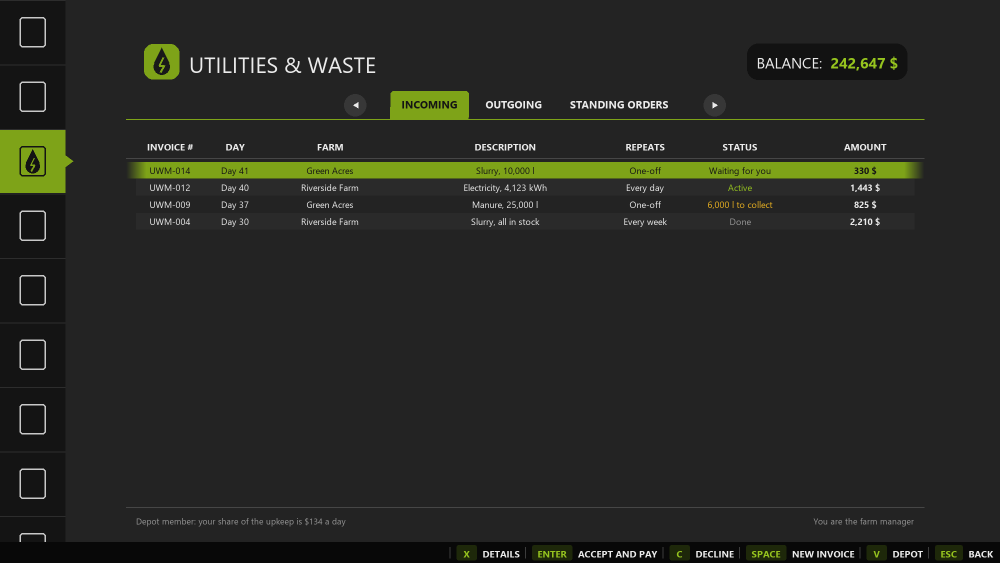
#> input picture previews/menu_v2_incoming.png, 2000 x 1125 px, given in place of uwm_tabIcon_v1.png, which was not available (shown at 1/2 size)
$ python menu_mockup_v3.py menu_v2_incoming.png
#> lines starting #> are read from the running program, lines starting #| are printed output that depends on the picture; pictures that were not available may be replaced by others from this repository, and a replacement may not be noted
"""Mock-up v3 of the Utilities page in the ESC menu, in the UWM CO-OP theme (CO-OP page v6, form v4):
spaced-caps labels, dark cards with a thin outline, green tint + outline for the selection, our icon in the header.
python -I menu_mockup_v3.py <outDir>"""
import sys, os
from PIL import Image, ImageDraw, ImageFont

F = "C:/Windows/Fonts/"
HERE = os.path.dirname(os.path.abspath(__file__))
def font(sz, bold=False):
    return ImageFont.truetype(F + ("segoeuib.ttf" if bold else "segoeui.ttf"), sz)
def sym(sz):
    return ImageFont.truetype(F + "seguisym.ttf", sz)

W, H = 2000, 1125
BG = (36, 37, 35); CARD = (28, 29, 27); SIDE = (20, 21, 19); BAR = (8, 8, 8)
GREEN = (134, 177, 17); GREEN_L = (166, 200, 60); TINT = (50, 60, 28)
WHITE = (235, 235, 235); GREY = (170, 170, 165); DIM = (110, 112, 105); LINE = (62, 64, 58); EDGE = (46, 48, 43)
ORANGE = (230, 170, 60)

def spaced(d, xy, text, fnt, fill, spacing=3, anchor="l"):
    x, y = xy
    total = sum(d.textlength(c, font=fnt) + spacing for c in text) - spacing
    if anchor == "m":
        x -= total / 2
    elif anchor == "r":
        x -= total
    for c in text:
        d.text((x, y), c, font=fnt, fill=fill, anchor="lm")
        x += d.textlength(c, font=fnt) + spacing
    return total

def page(path, tab):
#> called with tab = 0
    im = Image.new("RGB", (W, H), BG); d = ImageDraw.Draw(im)
    icon = Image.open(os.path.join(HERE, "uwm_tabIcon_v1.png")).convert("RGBA")

    # the game's ESC tab column (other tabs as plain squares), ours selected
    d.rectangle([0, 0, 130, H], fill=SIDE)
    for i in range(9):
        y = 2 + i * 129
        if i == 2:
            d.rectangle([0, y, 130, y + 126], fill=GREEN)
            d.polygon([(130, y + 50), (146, y + 63), (130, y + 76)], fill=GREEN)
            im.paste(icon.resize((64, 64), Image.LANCZOS), (33, y + 31), icon.resize((64, 64), Image.LANCZOS))
        else:
            d.rounded_rectangle([40, y + 34, 90, y + 92], 6, outline=(200, 200, 200), width=3)
        d.line([0, y + 127, 130, y + 127], fill=(40, 41, 38))
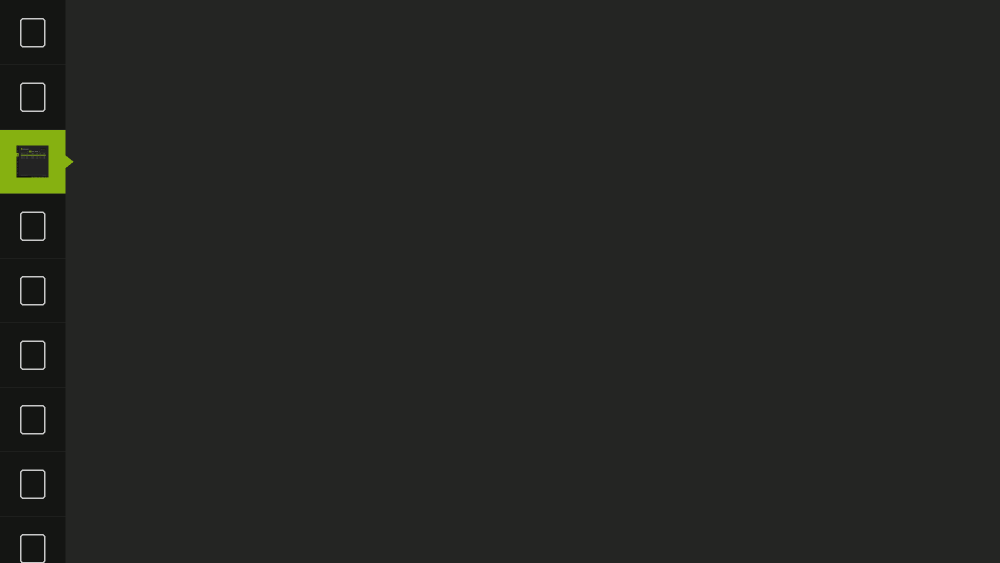
#> im: PIL image 2000x1125 RGB (shown at 1/2 size); mean R, G, B 36, 37.3, 34.4

    # header: our icon, UWM CO-OP over the page name, balance on the right
    big = icon.resize((76, 76), Image.LANCZOS)
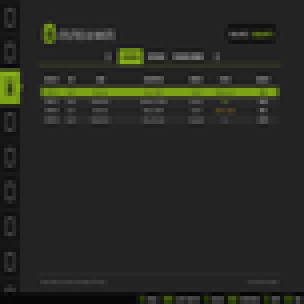
#> big: PIL image 76x76 RGBA (shown 4 times larger); mean R, G, B, A 39.2, 40.5, 35.3, 255
    d.rounded_rectangle([250, 70, 342, 162], 12, fill=GREEN)
    im.paste(big, (258, 78), big)
    spaced(d, (370, 90), "UWM CO-OP", font(18, True), GREEN_L, 4)
    d.text((370, 130), "Utilities & Waste Management", font=font(40, True), fill=WHITE, anchor="lm")
    d.rounded_rectangle([1490, 78, 1848, 154], 10, fill=CARD, outline=EDGE)
    spaced(d, (1514, 100), "BALANCE", font(14, True), DIM, 3)
    d.text((1824, 128), "242,647 $", font=font(32, True), fill=GREEN_L, anchor="rm")
    d.line([250, 190, 1848, 190], fill=LINE)
    d.line([250, 190, 470, 190], fill=GREEN, width=3)

    # tabs: pill buttons in the theme, the open one tinted with an outline
    tabs = ["INCOMING", "OUTGOING", "STANDING ORDERS"]
    x = 250
    for i, t in enumerate(tabs):
        tw = spaced(ImageDraw.Draw(Image.new("RGB", (1, 1))), (0, 0), t, font(17, True), WHITE, 3)
        bw = tw + 64
        sel = i == tab
        d.rounded_rectangle([x, 214, x + bw, 262], 24, fill=TINT if sel else CARD, outline=GREEN_L if sel else EDGE, width=2 if sel else 1)
        spaced(d, (x + 32, 238), t, font(17, True), WHITE if sel else GREY, 3)
        x += bw + 16
#> after the loop, x = 922.8
    # Q / E hints for the tabs
    d.text((1848, 238), "Q / E  switch tabs", font=font(15), fill=DIM, anchor="rm")

    # the list in one card
    cx0, cx1, cy0, cy1 = 250, 1848, 290, 1000
    d.rounded_rectangle([cx0, cy0, cx1, cy1], 8, fill=CARD, outline=EDGE)
    cols = [(330, "INVOICE"), (470, "DAY"), (660, "FARM"), (1000, "GOODS"), (1300, "REPEATS"), (1520, "STATUS"), (1760, "AMOUNT")]
    for x, t in cols:
        spaced(d, (x, 326), t, font(14, True), DIM, 3, "m")
    d.line([cx0, 350, cx1, 350], fill=LINE)
    rows = [
        ("UWM-014", "Day 41", "Farm B", "Honey, 10,000 l  (pallets, -10 %)", "One-off", ("Waiting for you", GREEN_L), "297 $"),
        ("UWM-012", "Day 40", "Farm C", "Electricity, 4,123 kWh", "Every day", ("Active", GREEN_L), "1,443 $"),
        ("UWM-011", "Day 39", "Farm B", "Wheat, 30,000 l", "One-off", ("30,000 l at the depot", ORANGE), "6,000 $"),
        ("UWM-009", "Day 37", "Farm B", "Manure, 25,000 l", "One-off", ("6,000 l to collect", ORANGE), "825 $"),
        ("UWM-004", "Day 30", "Farm C", "Slurry, all in stock", "Every week", ("Done", DIM), "2,210 $"),
    ]
    for i, r in enumerate(rows):
        y = 380 + i * 52
        if i == 0:
            d.rounded_rectangle([cx0 + 12, y - 22, cx1 - 12, y + 22], 6, fill=TINT, outline=GREEN_L, width=2)
        elif i % 2 == 0:
            d.rectangle([cx0 + 12, y - 22, cx1 - 12, y + 22], fill=(31, 32, 30))
        for (x, _), val in zip(cols, r):
            text, col = (val if isinstance(val, tuple) else (val, WHITE))
            bold = x == 1760 or i == 0 and x == 330
            d.text((x, y), text, font=font(19, bold), fill=col, anchor="mm")
    # footer inside the page
    d.line([250, 1024, 1848, 1024], fill=LINE)
    d.text((262, 1052), "Depot member: your share of the upkeep is 134 $ a day", font=font(17), fill=GREY, anchor="lm")
    d.text((1836, 1052), "You are the farm manager", font=font(17), fill=GREY, anchor="rm")

    # the game's key bar (NEW opens the UWM CO-OP page)
    d.rectangle([0, 1085, W, H], fill=BAR)
    keys = [("X", "DETAILS"), ("ENTER", "ACCEPT AND PAY"), ("C", "DECLINE"), ("SPACE", "NEW"), ("V", "DEPOT"), ("ESC", "BACK")]
    widths = []
    for k, l in keys:
        widths.append(d.textlength(k, font=font(20, True)) + 30 + 12 + d.textlength(l, font=font(20, True)) + 26)
#> after the loop, widths = [163.9, 304.5, 168.6, 178.8, 149.8, 161.5]
    x = W - sum(widths) - 10
#> x = 863
    for (k, l), wdt in zip(keys, widths):
        kw = d.textlength(k, font=font(20, True)) + 30
        d.rounded_rectangle([x, 1089, x + kw, 1121], 5, fill=(30, 40, 30), outline=GREEN_L if k == "SPACE" else None, width=2)
        d.text((x + kw / 2, 1105), k, font=font(20, True), fill=GREEN_L, anchor="mm")
        d.text((x + kw + 12, 1105), l, font=font(20, True), fill=WHITE, anchor="lm")
        x += wdt
        d.line([x - 13, 1095, x - 13, 1115], fill=DIM)
#> this loop made 6 passes
#> (k, l, wdt, kw, x) on passes 1 to 6: ('X', 'DETAILS', 163.9, 43.7, 1026.8), ('ENTER', 'ACCEPT AND PAY', 304.5, 96.36, 1331.3), ('C', 'DECLINE', 168.6, 43.97, 1500), ('SPACE', 'NEW', 178.8, 93.44, 1678.8), ('V', 'DEPOT', 149.8, 43.69, 1828.5), ('ESC', 'BACK', 161.5, 69.31, 1990)
#> after the loop, x = 1990
    im.save(path)
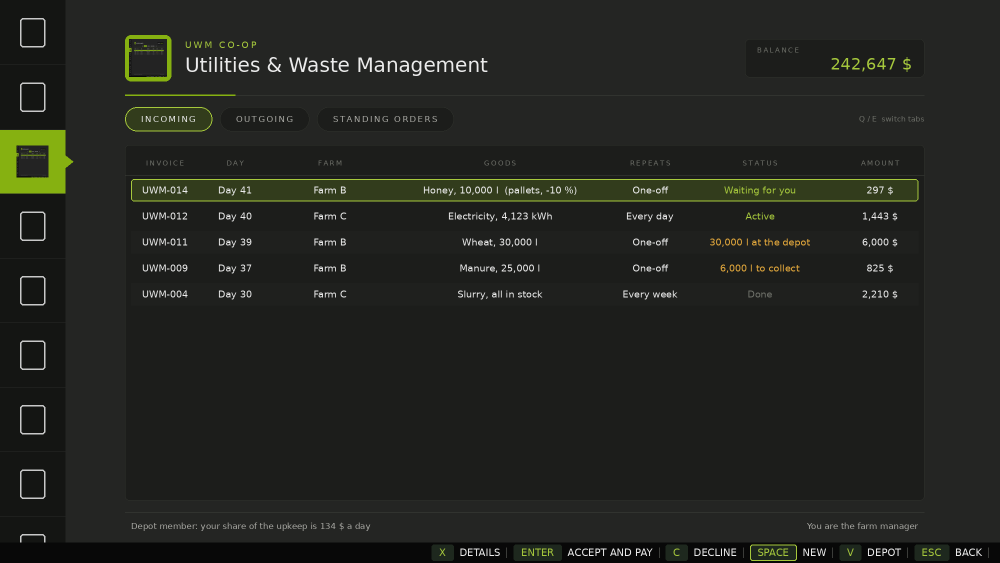
#> saved as menu_v3_incoming.png: PIL image 2000x1125 RGB (shown at 1/2 size); mean R, G, B 34.9, 36.6, 31.8

page(os.path.join(sys.argv[1], "menu_v3_incoming.png"), 0)
